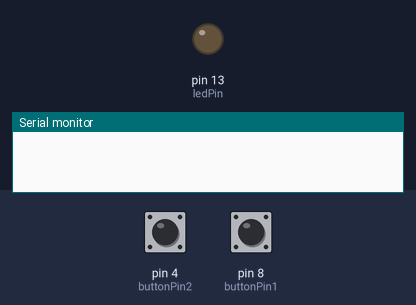
Bench run of a sketch on a simulated Arduino Uno, built with avr-gcc and run on an emulated ATmega328P. Parts: output pins drawn as LEDs (lit = HIGH), the last lines printed to the serial monitor. The test bench sets the inputs (shaded band); at power-on: pin 4 (buttonPin2) LOW, pin 8 (buttonPin1) LOW.

Above: at 1.2 s.
1.3 s: pin 4 (buttonPin2) pulled HIGH for 0.15 s
At 1.4 s:
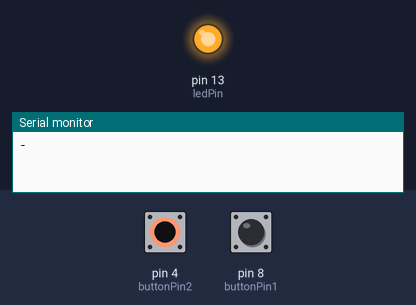
3.0 s: pin 4 (buttonPin2) pulled HIGH for 3.2 s
At 7.4 s:
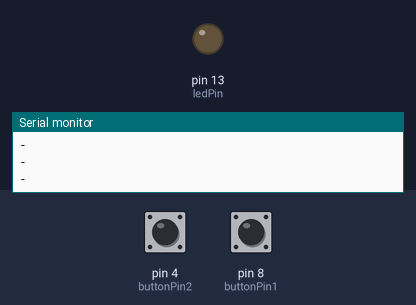
7.7 s: pin 8 (buttonPin1) pulled HIGH for 3.2 s
At 8.6 s:
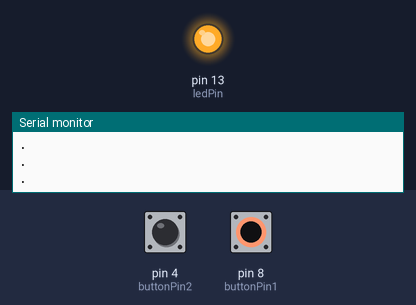
Timing chart, 0 to 12.4 s (numbered marks = the images above; inputs shaded):
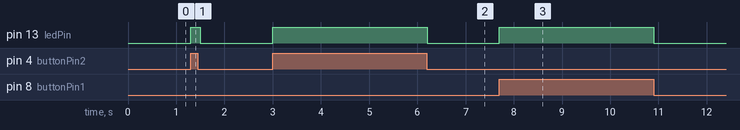

Measured:
- after the input at 1.3 s, pin 13 (ledPin): LOW → HIGH at once, → LOW 0.20 s later
- after the input at 3.0 s, pin 13 (ledPin): LOW → HIGH at once, → LOW 3.2 s later
- after the input at 7.7 s, pin 13 (ledPin): LOW → HIGH at once, → LOW 3.2 s later

The sketch:

Input_using_2_buttons.ino
```cpp
const int buttonPin1 = 8;
const int buttonPin2=4;
const int ledPin = 13;
void setup()

{
  pinMode(buttonPin1,INPUT);
  pinMode(ledPin,OUTPUT);
  pinMode(buttonPin2,INPUT);
  Serial.begin(9600);
}
void loop()
{
  if (digitalRead(buttonPin1)==HIGH)
  {
    digitalWrite(ledPin,HIGH);
    Serial.println('.');
    delay(200);
  }
  else if (digitalRead(buttonPin2)==HIGH)
  {
    digitalWrite(ledPin, HIGH);
    Serial.println('-');
    delay(200);
  }
  else
  {
    digitalWrite(ledPin,LOW);
  }
}
```
